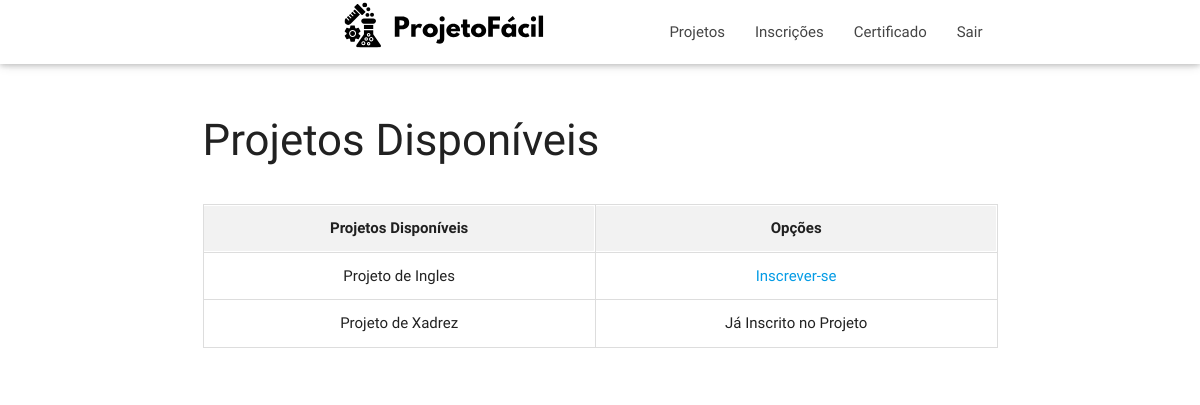
The page /login/aluno/aluno.php (signed in) on the database as committed earlier.
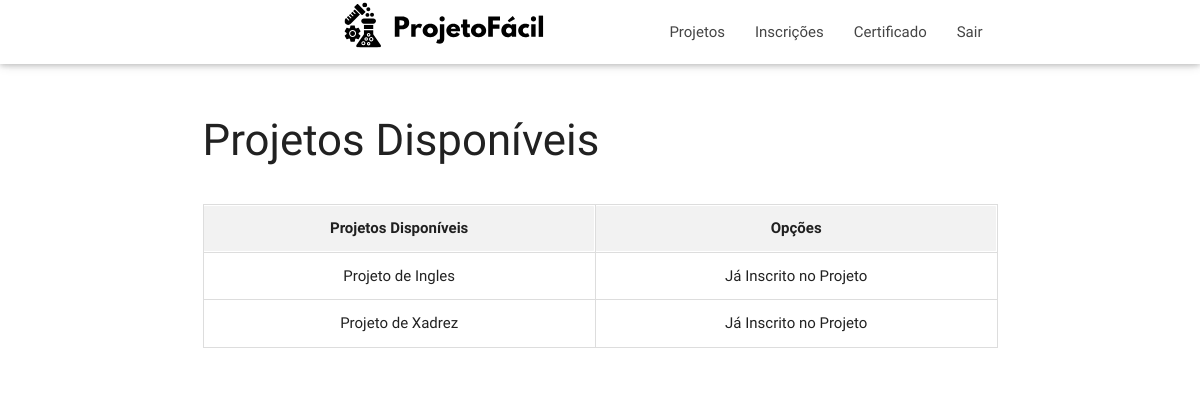
The same page on the database as committed later.
### tables this page shows
CREATE TABLE IF NOT EXISTS `projeto` (
  `id_projeto` int NOT NULL AUTO_INCREMENT,
  `nome_projeto` varchar(255) DEFAULT NULL,
  `situacao` varchar(255) DEFAULT NULL,
  `fk_projeto_id_professor` int DEFAULT NULL,
  `data_finalizacao` date NOT NULL,
  `id_monitor` int NOT NULL,
  PRIMARY KEY (`id_projeto`),
  KEY `fk_projeto_id_professor` (`fk_projeto_id_professor`)
);

### conecta.php (called while the page is built, shortened)
<?php
function executarSQL($mysql, $sql)
{
    $resultado = mysqli_query($mysql, $sql);
    return $resultado;
}

### Login/aluno/listarProjeto.php (the view, shortened to what this page needs)
<?php
require_once("../../conecta.php");
$conexao = conectar();
$busca_sql_user_pro = "SELECT * FROM usuario_projeto user_pro
    INNER JOIN projeto pro
    ON pro.id_projeto = user_pro.fk_projeto_id_projeto
    WHERE user_pro.fk_usuario_id_usuario = " . $_SESSION['usuario'][1];
$resultado_busca_sql_user_pro = executarSQL($conexao, $busca_sql_user_pro);
?>
<!DOCTYPE html>
<html lang="pt-br">
<head>
    <link href="../../Style/css/materialize.min.css" type="text/css" rel="stylesheet" media="screen,projection" />
    <link href="../../Style/css/style.css" type="text/css" rel="stylesheet" media="screen,projection" />
</head>
<body>
    <div class="container section scrollspy">
        <div class="section">
            <h3>Projetos Disponíveis</h3>
            <div class="table-container">
                <table>
                    <tr>
                        <th>Projetos Disponíveis</th>
                        <th>Opções</th>
                    </tr>
                    <?php
                    $sql = "SELECT * FROM projeto";
                    $resultado = mysqli_query($conexao, $sql);
                    $projetos = mysqli_fetch_all($resultado, MYSQLI_ASSOC);
                    foreach ($projetos as $projeto) {
                        $ja_inscrito = false;
                        foreach ($resultado_busca_sql_user_pro as $usuario_projeto) {
                            if ($usuario_projeto['fk_projeto_id_projeto'] == $projeto['id_projeto']) {
                                $ja_inscrito = true;
                                break;
                            }
                        }
                        echo '<tr>';
                        if ($projeto['situacao'] == "Inativo") {
                        } else {
                            echo '<td>' . $projeto['nome_projeto'] . '</td>';
                            if ($ja_inscrito) {
                                echo '<td>Já Inscrito no Projeto</td>';
                            } else {
                                echo '<td><a href="inscricoes.php?id_projeto=' . $projeto['id_projeto'] . '">Inscrever-se</a></td>';
                            }
                        }
                        echo '</tr>';
                    }
                    ?>
                </table>
            </div>
        </div>
    </div>
</body>
</html>

Rows that differ between the two databases and show on the page:
changed projeto "Projeto de Ingles": text "Inscrever-se" → "Já Inscrito no Projeto"
